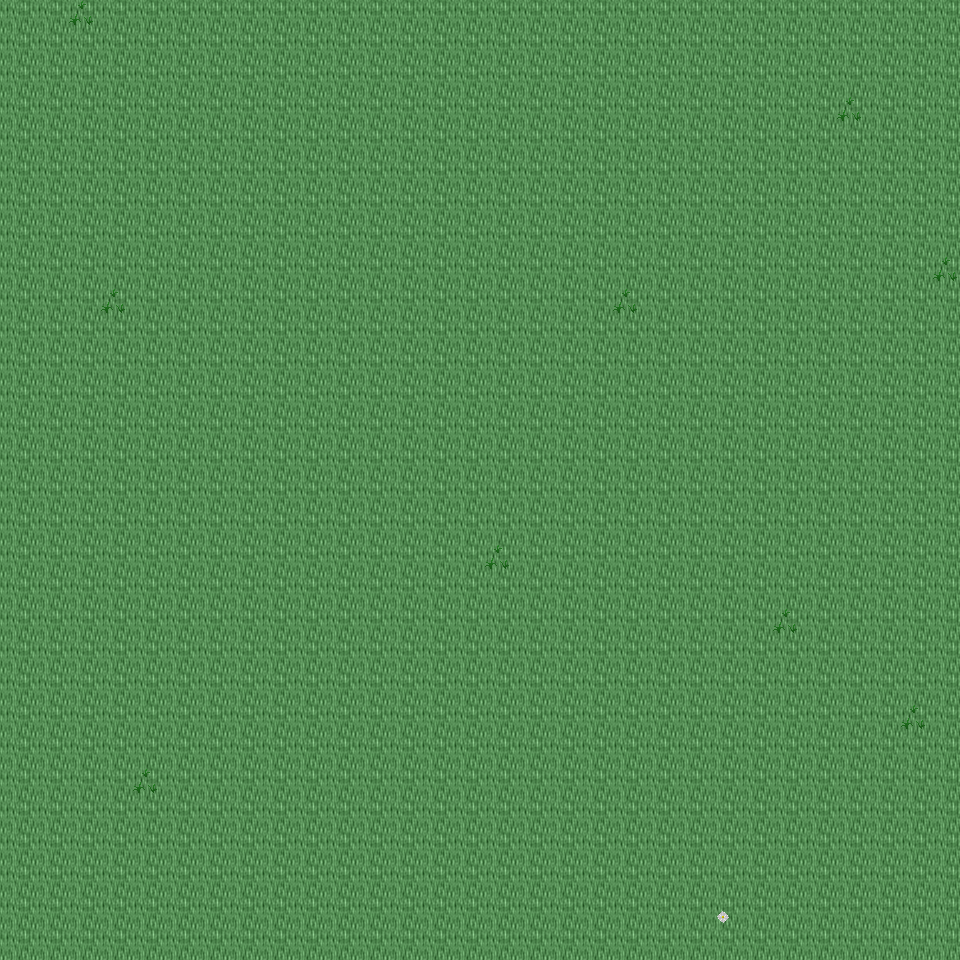

Tiled map render using the project's own tile images. Description and the map definition, with tile-layer contents summarised, below:
An orthogonal 30x30 tile map with 32x32 px tiles, 6 tile layers (Ground, Object, Object2, Above, ...), 43 tilesets and 3 objects (3x mapExit).

<map version="1.0" orientation="orthogonal" renderorder="right-down" width="30" height="30" tilewidth="32" tileheight="32" nextobjectid="4">
  <tileset firstgid="1" name="tileset_ground_ground" tilewidth="32" tileheight="32" tilecount="33" columns="3">
    <image source="../drawable/tileset_ground_ground.png" width="96" height="352" />
  </tileset>
  <tileset firstgid="34" name="tileset_ground_water_water" tilewidth="32" tileheight="32" tilecount="24" columns="3">
    <image source="../drawable/tileset_ground_water_water.png" width="96" height="256" />
  </tileset>
  <tileset firstgid="58" name="tileset_ground_square_patch" tilewidth="32" tileheight="32" tilecount="9" columns="3">
    <image source="../drawable/tileset_ground_square_patch.png" width="96" height="96" />
  </tileset>
  <tileset firstgid="67" name="tileset_building_wall_wall_brown" tilewidth="32" tileheight="32" tilecount="12" columns="3">
    <image source="../drawable/tileset_building_wall_wall_brown.png" width="96" height="128" />
  </tileset>
  <tileset firstgid="79" name="tileset_ground_water_pool_grassy" tilewidth="32" tileheight="32" tilecount="27" columns="9">
    <image source="../drawable/tileset_ground_water_pool_grassy.png" width="288" height="96" />
  </tileset>
  <tileset firstgid="106" name="tileset_ground_ridge_earth_dark" tilewidth="32" tileheight="32" tilecount="96" columns="12">
    <image source="../drawable/tileset_ground_ridge_earth_dark.png" width="384" height="256" />
  </tileset>
  <tileset firstgid="202" name="tileset_plant_grasses" tilewidth="32" tileheight="32" tilecount="6" columns="3">
    <image source="../drawable/tileset_plant_grasses.png" width="96" height="64" />
  </tileset>
  <tileset firstgid="208" name="tileset_plant_flower_daisy_white" tilewidth="32" tileheight="32" tilecount="8" columns="2">
    <image source="../drawable/tileset_plant_flower_daisy_white.png" width="64" height="128" />
  </tileset>
  <tileset firstgid="216" name="tileset_ground_rock_pebbles" tilewidth="32" tileheight="32" tilecount="3" columns="1">
    <image source="../drawable/tileset_ground_rock_pebbles.png" width="32" height="96" />
  </tileset>
  <tileset firstgid="219" name="tileset_ground_rock_rocks_2" tilewidth="32" tileheight="32" tilecount="4" columns="2">
    <image source="../drawable/tileset_ground_rock_rocks_2.png" width="64" height="64" />
  </tileset>
  <tileset firstgid="223" name="tileset_item_pot_pot_grey" tilewidth="32" tileheight="32" tilecount="1" columns="1">
    <image source="../drawable/tileset_item_pot_pot_grey.png" width="32" height="32" />
  </tileset>
  <tileset firstgid="224" name="tileset_plant_bush_bushes" tilewidth="32" tileheight="32" tilecount="10" columns="5">
    <image source="../drawable/tileset_plant_bush_bushes.png" width="160" height="64" />
  </tileset>
  <tileset firstgid="234" name="tileset_ground_ladder_vertical_dark" tilewidth="32" tileheight="32" tilecount="3" columns="3">
    <image source="../drawable/tileset_ground_ladder_vertical_dark.png" width="96" height="32" />
  </tileset>
  <tileset firstgid="237" name="tileset_ground_ladder_horizontal_dark" tilewidth="32" tileheight="32" tilecount="3" columns="1">
    <image source="../drawable/tileset_ground_ladder_horizontal_dark.png" width="32" height="96" />
  </tileset>
  <tileset firstgid="240" name="tileset_plant_flower_daisy_blue" tilewidth="32" tileheight="32" tilecount="8" columns="2">
    <image source="../drawable/tileset_plant_flower_daisy_blue.png" width="64" height="128" />
  </tileset>
  <tileset firstgid="248" name="tileset_ground_grass_edges" tilewidth="32" tileheight="32" tilecount="36" columns="12">
    <image source="../drawable/tileset_ground_grass_edges.png" width="384" height="96" />
  </tileset>
  <tileset firstgid="284" name="tileset_ground_grass_corners" tilewidth="32" tileheight="32" tilecount="24" columns="6">
    <image source="../drawable/tileset_ground_grass_corners.png" width="192" height="128" />
  </tileset>
  <tileset firstgid="308" name="tileset_ground_cobbled_paving" tilewidth="32" tileheight="32" tilecount="1" columns="1">
    <image source="../drawable/tileset_ground_cobbled_paving.png" width="32" height="32" />
  </tileset>
  <tileset firstgid="309" name="tileset_building_door_door_n" tilewidth="32" tileheight="32" tilecount="6" columns="3">
    <image source="../drawable/tileset_building_door_door_n.png" width="96" height="64" />
  </tileset>
  <tileset firstgid="315" name="tileset_building_door_closed" tilewidth="32" tileheight="32" tilecount="1" columns="1">
    <image source="../drawable/tileset_building_door_closed.png" width="32" height="32" />
  </tileset>
  <tileset firstgid="316" name="tileset_building_window_window_right" tilewidth="32" tileheight="32" tilecount="2" columns="2">
    <image source="../drawable/tileset_building_window_window_right.png" width="64" height="32" />
  </tileset>
  <tileset firstgid="318" name="tileset_plant_flower_daisy_red" tilewidth="32" tileheight="32" tilecount="8" columns="2">
    <image source="../drawable/tileset_plant_flower_daisy_red.png" width="64" height="128" />
  </tileset>
  <tileset firstgid="326" name="tileset_building_window_window_long" tilewidth="32" tileheight="32" tilecount="3" columns="3">
    <image source="../drawable/tileset_building_window_window_long.png" width="96" height="32" />
  </tileset>
  <tileset firstgid="329" name="tileset_plant_flower_daisy_yellow" tilewidth="32" tileheight="32" tilecount="8" columns="2">
    <image source="../drawable/tileset_plant_flower_daisy_yellow.png" width="64" height="128" />
  </tileset>
  <tileset firstgid="337" name="tileset_furniture_light_flames" tilewidth="32" tileheight="32" tilecount="6" columns="6">
    <image source="../drawable/tileset_furniture_light_flames.png" width="192" height="32" />
  </tileset>
  <tileset firstgid="343" name="tileset_building_fence_fence_chunky" tilewidth="32" tileheight="32" tilecount="21" columns="3">
    <image source="../drawable/tileset_building_fence_fence_chunky.png" width="96" height="224" />
  </tileset>
  <tileset firstgid="364" name="tileset_plant_tree_tree_green" tilewidth="32" tileheight="32" tilecount="88" columns="8">
    <image source="../drawable/tileset_plant_tree_tree_green.png" width="256" height="352" />
  </tileset>
  <tileset firstgid="452" name="tileset_plant_tree_tree_darkgreen" tilewidth="32" tileheight="32" tilecount="88" columns="8">
    <image source="../drawable/tileset_plant_tree_tree_darkgreen.png" width="256" height="352" />
  </tileset>
  <tileset firstgid="540" name="tileset_item_sign_large" tilewidth="32" tileheight="32" tilecount="15" columns="5">
    <image source="../drawable/tileset_item_sign_large.png" width="160" height="96" />
  </tileset>
  <tileset firstgid="555" name="tileset_ground_ladder_small" tilewidth="32" tileheight="32" tilecount="1" columns="1">
    <image source="../drawable/tileset_ground_ladder_small.png" width="32" height="32" />
  </tileset>
  <tileset firstgid="556" name="tileset_building_roof_blue" tilewidth="32" tileheight="32" tilecount="20" columns="5">
    <image source="../drawable/tileset_building_roof_blue.png" width="160" height="128" />
  </tileset>
  <tileset firstgid="576" name="tileset_building_decoration_chimney" tilewidth="32" tileheight="32" tilecount="2" columns="1">
    <image source="../drawable/tileset_building_decoration_chimney.png" width="32" height="64" />
  </tileset>
  <tileset firstgid="578" name="tileset_logic_creature_gnome" tilewidth="32" tileheight="32" tilecount="6" columns="6">
    <image source="../drawable/tileset_logic_creature_gnome.png" width="192" height="32" />
  </tileset>
  <tileset firstgid="584" name="tileset_logic_creature_rodent" tilewidth="32" tileheight="32" tilecount="8" columns="8">
    <image source="../drawable/tileset_logic_creature_rodent.png" width="256" height="32" />
  </tileset>
  <tileset firstgid="592" name="tileset_logic_creature_animal" tilewidth="32" tileheight="32" tilecount="32" columns="8">
    <image source="../drawable/tileset_logic_creature_animal.png" width="256" height="128" />
  </tileset>
  <tileset firstgid="624" name="tileset_logic_collision" tilewidth="32" tileheight="32" tilecount="1" columns="1">
    <image source="../drawable/tileset_logic_collision.png" width="32" height="32" />
  </tileset>
  <tileset firstgid="625" name="tileset_ground_water_water_corners" tilewidth="32" tileheight="32" tilecount="12" columns="6">
    <image source="../drawable/tileset_ground_water_water_corners.png" width="192" height="64" />
  </tileset>
  <tileset firstgid="637" name="tileset_ground_green_paving" tilewidth="32" tileheight="32" tilecount="18" columns="3">
    <image source="../drawable/tileset_ground_green_paving.png" width="96" height="192" />
  </tileset>
  <tileset firstgid="655" name="tileset_logic_protection" tilewidth="32" tileheight="32" tilecount="2" columns="2">
    <image source="../drawable/tileset_logic_protection.png" width="64" height="32" />
  </tileset>
  <tileset firstgid="657" name="tileset_light_yellow_light_5x5" tilewidth="32" tileheight="32" tilecount="25" columns="5">
    <image source="../drawable/tileset_light_yellow_light_5x5.png" width="160" height="160" />
  </tileset>
  <tileset firstgid="682" name="tileset_furniture_light_small_lamp" tilewidth="32" tileheight="32" tilecount="4" columns="4">
    <image source="../drawable/tileset_furniture_light_small_lamp.png" width="128" height="32" />
  </tileset>
  <tileset firstgid="686" name="tileset_light_door_light" tilewidth="32" tileheight="32" tilecount="12" columns="3">
    <image source="../drawable/tileset_light_door_light.png" width="96" height="128" />
  </tileset>
  <tileset firstgid="698" name="tileset_logic_creature_human_risecia" tilewidth="32" tileheight="32" tilecount="4" columns="4">
    <image source="../drawable/tileset_logic_creature_human_risecia.png" width="128" height="32" />
  </tileset>
  <layer name="Ground" width="30" height="30">
    <data>[900 cells, 900 non-empty, 1 distinct tile ids]</data>
  </layer>
  <layer name="Object" width="30" height="30">
    <data>[900 cells, 10 non-empty, 2 distinct tile ids]</data>
  </layer>
  <layer name="Object2" width="30" height="30">
    <data>[900 cells, 0 non-empty, 0 distinct tile ids]</data>
  </layer>
  <layer name="Above" width="30" height="30">
    <data>[900 cells, 0 non-empty, 0 distinct tile ids]</data>
  </layer>
  <layer name="Above2" width="30" height="30">
    <data>[900 cells, 0 non-empty, 0 distinct tile ids]</data>
  </layer>
  <layer name="Walkable" width="30" height="30">
    <data>[900 cells, 0 non-empty, 0 distinct tile ids]</data>
  </layer>
  <objectgroup name="MapEvents">
    <object id="1" name="north" type="mapExit" x="0" y="0" width="960" height="32">
      <properties>
        <property name="map" value="level_0_x208_y26" />
        <property name="x" value="0" />
        <property name="y" value="28" />
      </properties>
    </object>
    <object id="2" name="south" type="mapExit" x="0" y="928" width="960" height="32">
      <properties>
        <property name="map" value="level_0_x208_y28" />
        <property name="x" value="0" />
        <property name="y" value="1" />
      </properties>
    </object>
    <object id="3" name="west" type="mapExit" x="0" y="0" width="32" height="960">
      <properties>
        <property name="map" value="level_0_x207_y27" />
        <property name="x" value="28" />
        <property name="y" value="0" />
      </properties>
    </object>
  </objectgroup>
</map>
